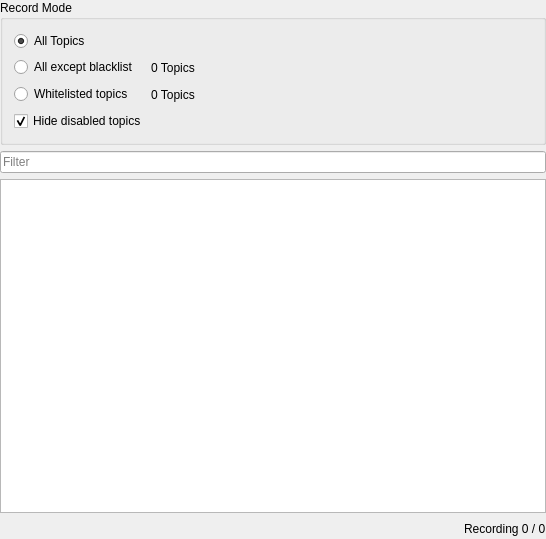
<?xml version="1.0" encoding="UTF-8"?>
<ui version="4.0">
 <class>TopicWidget</class>
 <widget class="QWidget" name="TopicWidget">
  <property name="geometry">
   <rect>
    <x>0</x>
    <y>0</y>
    <width>546</width>
    <height>539</height>
   </rect>
  </property>
  <property name="windowTitle">
   <string>Widget</string>
  </property>
  <layout class="QVBoxLayout" name="verticalLayout">
   <property name="leftMargin">
    <number>0</number>
   </property>
   <property name="topMargin">
    <number>0</number>
   </property>
   <property name="rightMargin">
    <number>0</number>
   </property>
   <property name="bottomMargin">
    <number>0</number>
   </property>
   <item>
    <widget class="QGroupBox" name="record_mode_groupbox">
     <property name="title">
      <string>Record Mode</string>
     </property>
     <layout class="QGridLayout" name="gridLayout">
      <item row="0" column="0">
       <widget class="QRadioButton" name="record_mode_all_topics_radiobutton">
        <property name="minimumSize">
         <size>
          <width>20</width>
          <height>0</height>
         </size>
        </property>
        <property name="toolTip">
         <string>Subscribe to all topics</string>
        </property>
        <property name="text">
         <string>All Topics</string>
        </property>
        <property name="checked">
         <bool>true</bool>
        </property>
       </widget>
      </item>
      <item row="0" column="1">
       <spacer name="horizontalSpacer">
        <property name="orientation">
         <enum>Qt::Horizontal</enum>
        </property>
        <property name="sizeHint" stdset="0">
         <size>
          <width>0</width>
          <height>20</height>
         </size>
        </property>
       </spacer>
      </item>
      <item row="2" column="1">
       <widget class="QToolButton" name="whitelist_button">
        <property name="minimumSize">
         <size>
          <width>20</width>
          <height>0</height>
         </size>
        </property>
        <property name="toolTip">
         <string>Manage whitelist...</string>
        </property>
        <property name="text">
         <string>0 Topics</string>
        </property>
        <property name="icon">
         <iconset resource="../../../../../iconset/ecalicons.qrc">
          <normaloff>:/ecalicons/SETTINGS</normaloff>:/ecalicons/SETTINGS</iconset>
        </property>
        <property name="toolButtonStyle">
         <enum>Qt::ToolButtonTextBesideIcon</enum>
        </property>
        <property name="autoRaise">
         <bool>true</bool>
        </property>
       </widget>
      </item>
      <item row="1" column="0">
       <widget class="QRadioButton" name="record_mode_blacklist_radiobutton">
        <property name="minimumSize">
         <size>
          <width>20</width>
          <height>0</height>
         </size>
        </property>
        <property name="toolTip">
         <string>Subscribe to all topics except the ones from the blacklist</string>
        </property>
        <property name="text">
         <string>All except blacklist</string>
        </property>
       </widget>
      </item>
      <item row="2" column="0">
       <widget class="QRadioButton" name="record_mode_whitelist_radiobutton">
        <property name="minimumSize">
         <size>
          <width>20</width>
          <height>0</height>
         </size>
        </property>
        <property name="toolTip">
         <string>Only subscribe to explicitely whitelisted topics</string>
        </property>
        <property name="text">
         <string>Whitelisted topics</string>
        </property>
       </widget>
      </item>
      <item row="1" column="1">
       <widget class="QToolButton" name="blacklist_button">
        <property name="minimumSize">
         <size>
          <width>20</width>
          <height>0</height>
         </size>
        </property>
        <property name="toolTip">
         <string>Manage blacklist...</string>
        </property>
        <property name="text">
         <string>0 Topics</string>
        </property>
        <property name="icon">
         <iconset resource="../../../../../iconset/ecalicons.qrc">
          <normaloff>:/ecalicons/SETTINGS</normaloff>:/ecalicons/SETTINGS</iconset>
        </property>
        <property name="toolButtonStyle">
         <enum>Qt::ToolButtonTextBesideIcon</enum>
        </property>
        <property name="autoRaise">
         <bool>true</bool>
        </property>
       </widget>
      </item>
      <item row="3" column="0" colspan="2">
       <widget class="QCheckBox" name="hide_disabled_checkbox">
        <property name="minimumSize">
         <size>
          <width>20</width>
          <height>0</height>
         </size>
        </property>
        <property name="toolTip">
         <string>Hide topics that will not be recorded</string>
        </property>
        <property name="text">
         <string>Hide disabled topics</string>
        </property>
        <property name="checked">
         <bool>true</bool>
        </property>
       </widget>
      </item>
     </layout>
    </widget>
   </item>
   <item>
    <widget class="QFilterLineEdit" name="filter_lineedit">
     <property name="text">
      <string/>
     </property>
     <property name="placeholderText">
      <string>Filter</string>
     </property>
    </widget>
   </item>
   <item>
    <widget class="QAdvancedTreeView" name="topic_treeview">
     <property name="alternatingRowColors">
      <bool>true</bool>
     </property>
     <property name="selectionMode">
      <enum>QAbstractItemView::ExtendedSelection</enum>
     </property>
     <property name="verticalScrollMode">
      <enum>QAbstractItemView::ScrollPerPixel</enum>
     </property>
     <property name="rootIsDecorated">
      <bool>false</bool>
     </property>
     <property name="uniformRowHeights">
      <bool>true</bool>
     </property>
     <property name="itemsExpandable">
      <bool>false</bool>
     </property>
     <property name="sortingEnabled">
      <bool>true</bool>
     </property>
     <property name="allColumnsShowFocus">
      <bool>true</bool>
     </property>
     <attribute name="headerShowSortIndicator" stdset="0">
      <bool>true</bool>
     </attribute>
    </widget>
   </item>
   <item>
    <layout class="QHBoxLayout" name="bottom_layout">
     <item>
      <spacer name="horizontalSpacer_2">
       <property name="orientation">
        <enum>Qt::Horizontal</enum>
       </property>
       <property name="sizeHint" stdset="0">
        <size>
         <width>40</width>
         <height>20</height>
        </size>
       </property>
      </spacer>
     </item>
     <item>
      <widget class="QLabel" name="status_label">
       <property name="minimumSize">
        <size>
         <width>20</width>
         <height>0</height>
        </size>
       </property>
       <property name="text">
        <string>Recording 0 / 0</string>
       </property>
      </widget>
     </item>
    </layout>
   </item>
  </layout>
 </widget>
 <layoutdefault spacing="6" margin="11"/>
 <customwidgets>
  <customwidget>
   <class>QAdvancedTreeView</class>
   <extends>QTreeView</extends>
   <header location="global">CustomQt/QAdvancedTreeView.h</header>
  </customwidget>
  <customwidget>
   <class>QFilterLineEdit</class>
   <extends>QLineEdit</extends>
   <header location="global">CustomQt/QFilterLineEdit.h</header>
  </customwidget>
 </customwidgets>
 <tabstops>
  <tabstop>record_mode_all_topics_radiobutton</tabstop>
  <tabstop>record_mode_blacklist_radiobutton</tabstop>
  <tabstop>blacklist_button</tabstop>
  <tabstop>record_mode_whitelist_radiobutton</tabstop>
  <tabstop>whitelist_button</tabstop>
  <tabstop>hide_disabled_checkbox</tabstop>
  <tabstop>filter_lineedit</tabstop>
  <tabstop>topic_treeview</tabstop>
 </tabstops>
 <resources>
  <include location="../../../../../iconset/ecalicons.qrc"/>
 </resources>
 <connections/>
</ui>
